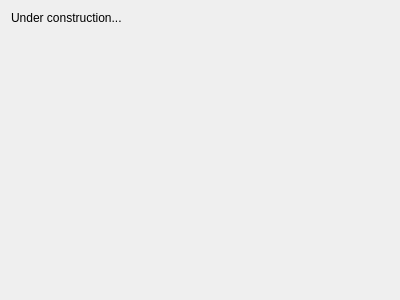
<?xml version="1.0" encoding="UTF-8"?>
<ui version="4.0">
 <class>CorePreferencesWidget</class>
 <widget class="QWidget" name="CorePreferencesWidget">
  <property name="geometry">
   <rect>
    <x>0</x>
    <y>0</y>
    <width>400</width>
    <height>300</height>
   </rect>
  </property>
  <layout class="QVBoxLayout" name="layout">
   <item>
    <widget class="QLabel" name="label">
     <property name="text">
      <string>Under construction...</string>
     </property>
     <property name="alignment">
      <set>Qt::AlignLeading|Qt::AlignLeft|Qt::AlignTop</set>
     </property>
    </widget>
   </item>
  </layout>
 </widget>
 <resources/>
 <connections/>
</ui>
